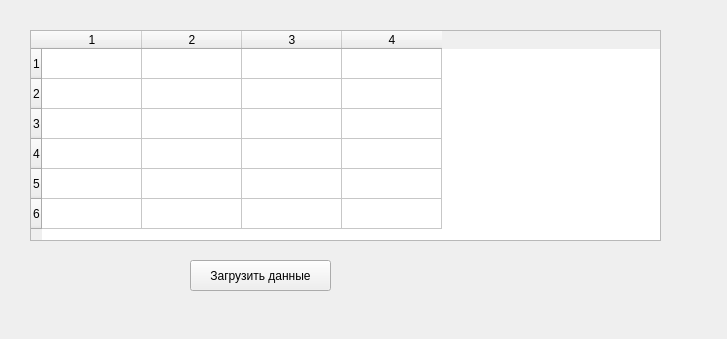
<?xml version="1.0" encoding="UTF-8"?>
<ui version="4.0">
 <class>MainWindow</class>
 <widget class="QMainWindow" name="MainWindow">
  <property name="geometry">
   <rect>
    <x>0</x>
    <y>0</y>
    <width>727</width>
    <height>339</height>
   </rect>
  </property>
  <property name="windowTitle">
   <string>MainWindow</string>
  </property>
  <widget class="QWidget" name="centralwidget">
   <widget class="QTableWidget" name="tableWidget">
    <property name="geometry">
     <rect>
      <x>30</x>
      <y>30</y>
      <width>631</width>
      <height>211</height>
     </rect>
    </property>
    <property name="rowCount">
     <number>6</number>
    </property>
    <property name="columnCount">
     <number>4</number>
    </property>
    <row/>
    <row/>
    <row/>
    <row/>
    <row/>
    <row/>
    <column/>
    <column/>
    <column/>
    <column/>
   </widget>
   <widget class="QPushButton" name="pushButton">
    <property name="geometry">
     <rect>
      <x>190</x>
      <y>260</y>
      <width>141</width>
      <height>31</height>
     </rect>
    </property>
    <property name="text">
     <string>Загрузить данные</string>
    </property>
   </widget>
  </widget>
 </widget>
 <resources/>
 <connections/>
</ui>
